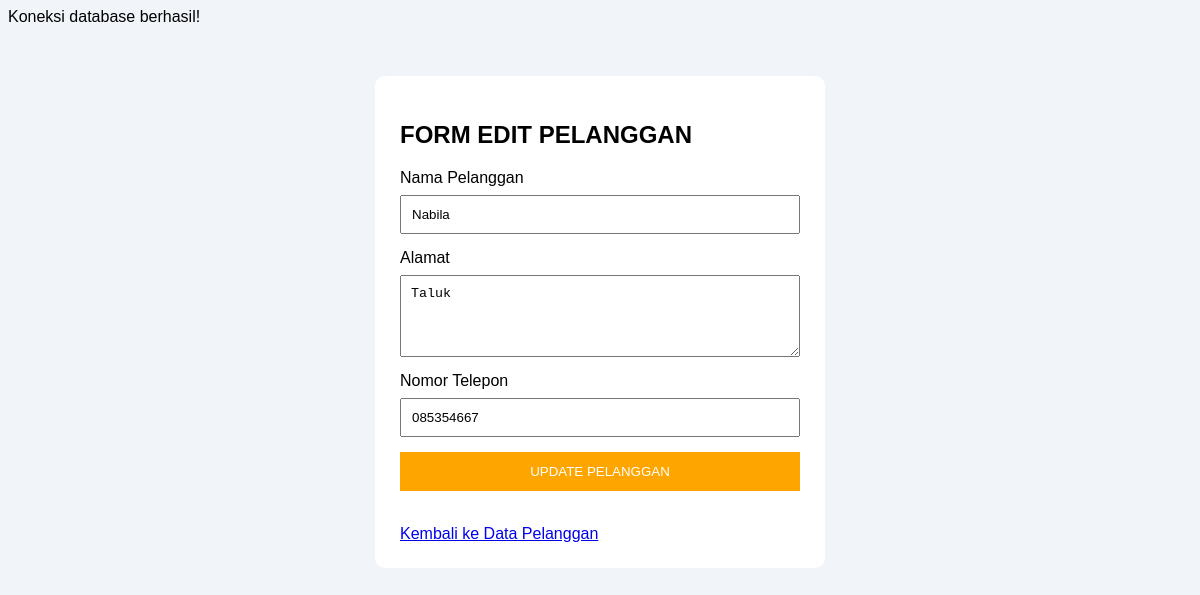
The page /edit_pelanggan.php?id=3 (signed in) on the database its author committed.
### tables this page shows
CREATE TABLE `pelanggan` (
  `id_pelanggan` int(11) NOT NULL,
  `nama_pelanggan` varchar(50) NOT NULL,
  `alamat` text NOT NULL,
  `nomor_telp` varchar(15) NOT NULL
);

### edit_pelanggan.php (the view, shortened to what this page needs)
<?php
include "koneksi.php";
$id = (int) $_GET['id'];
$query = mysqli_prepare($conn,
    "SELECT * FROM pelanggan WHERE id_pelanggan = ?"
);
mysqli_stmt_bind_param($query, "i", $id);
mysqli_stmt_execute($query);
$result = mysqli_stmt_get_result($query);
$data = mysqli_fetch_assoc($result);
?>
<!DOCTYPE html>
<html>
<head>
</head>
<body>
<div class="container">
    <h2>FORM EDIT PELANGGAN</h2>
    <form action="proses_edit_pelanggan.php" method="POST">
        <label>Nama Pelanggan</label>
        <input type="text"
               name="nama_pelanggan"
               maxlength="100"
               value="<?= htmlspecialchars($data['nama_pelanggan']); ?>"
               required>
        <label>Alamat</label>
        <textarea name="alamat"
                  rows="4"
                  required><?= htmlspecialchars($data['alamat']); ?></textarea>
        <label>Nomor Telepon</label>
        <input type="tel"
               name="nomor_telp"
               maxlength="20"
               value="<?= htmlspecialchars($data['nomor_telp']); ?>"
               required>
        <button type="submit" name="update">
            UPDATE PELANGGAN
        </button>
    </form>
    <br>
    <a href="pelanggan.php">Kembali ke Data Pelanggan</a>
</div>
</body>
</html>

### edit_pelanggan.php (style rules this page uses)
body { font-family: Arial; background: #f1f5f9; }
.container { width: 400px; margin: 50px auto; background: white; padding: 25px; border-radius: 10px; }
input, textarea { width: 100%; padding: 10px; margin: 8px 0 15px; box-sizing: border-box; }
button { width: 100%; padding: 12px; background: orange; color: white; border: none; cursor: pointer; }

### rows shown on the page
pelanggan: nama_pelanggan "Nabila", alamat "Taluk", nomor_telp "085354667"
